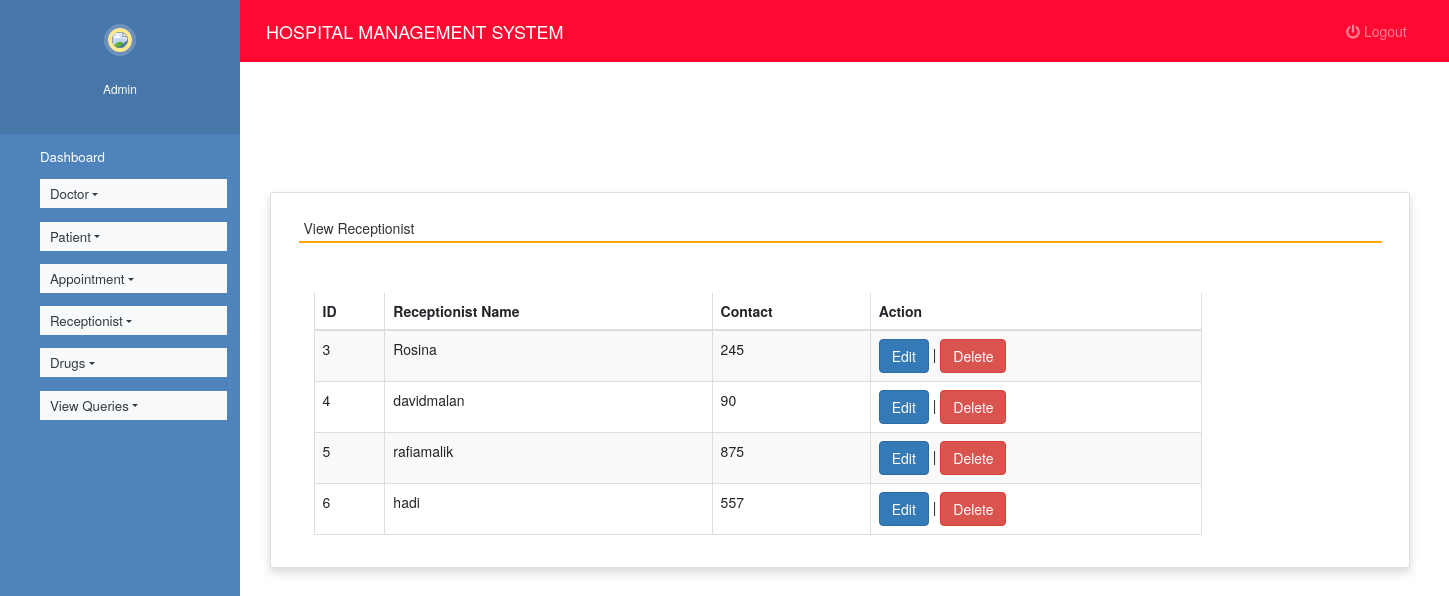
The page /view_reception (signed in) on the database its author committed.
### hospitals/models.py (models this page shows, shortened)
class Reception(models.Model):
    name = models.CharField(max_length=50)
    mobile = models.IntegerField()

### hospitals/views.py (the view)
# urls.py: path('view_reception',view_reception,name='view_reception'),
def view_reception(request):
    if not request.user.is_staff:
        return redirect('login')
    rec = Reception.objects.all()
    d = {'rec':rec}
    return render(request,'view_reception.html', d)

### hospitals/templates/view_reception.html (shortened to what this page needs)
{% extends 'admin_nav.html' %}
{% load static %}
{% block content %}
<head>
 <link rel="stylesheet" href="https://maxcdn.bootstrapcdn.com/bootstrap/3.4.1/css/bootstrap.min.css">
  <link rel="stylesheet" href="https://cdnjs.cloudflare.com/ajax/libs/font-awesome/4.7.0/css/font-awesome.min.css">
  <link rel="stylesheet" href="https://use.fontawesome.com/releases/v5.6.3/css/all.css">
</head>
<br><br><br><br>
<div class="container card shadow m-5">
    <div class="card-body">
        <h5 class="p-2" style="border-bottom: 2px solid orange">View Receptionist</h5>
		<div class="container mt-5">
			<div class="table-responsive">
		<table id="example" class="table table-striped table-bordered table-sm" style="width:80%">
			<thead>
				<tr>
					<th>ID</th>
					<th>Receptionist Name</th>
					<th>Contact</th>
                    <th>Action</th>
				</tr>
			</thead>
			<tbody>
            {% for i in rec %}
			<tr>
				<td>{{i.id}}</td>
				<td>{{i.name}}</td>
				<td>{{i.mobile}}</td>
				<td><a href="{% url 'edit_reception' i.id %}" class="btn btn-primary">Edit</a> |
				<a href="" onclick="return confirm('Are you ready to delete this record ?')" class="btn btn-danger">Delete</a></td>
			</tr>
			{% endfor %}
			</tbody>
		</table>
				</div>
	 </div>
	</div>
</div>
{% endblock content %}

### hospitals/static/style.css (style rules this page uses)
body { padding-left: 240px; }

### hospitals/templates/admin_nav.html (style rules this page uses)
a:link { text-decoration: none; }
a { color: white; }
body { padding-left: 240px; }

### rows shown on the page
Reception: id "3", name "Rosina", mobile "245"
Reception: id "4", name "davidmalan", mobile "90"
Reception: id "5", name "rafiamalik", mobile "875"
Reception: id "6", name "hadi", mobile "557"
